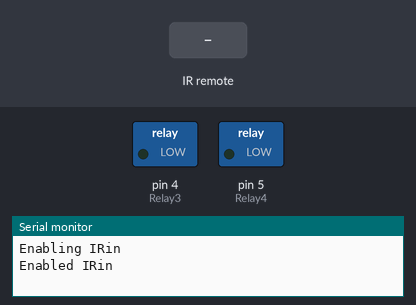
Simulated run of this sketch. Board: Arduino Uno, built with avr-gcc and run on an emulated ATmega328P. Shown: switched loads named in the sketch (green lamp = pin HIGH), the last lines printed to the serial monitor. The inputs (shaded band) are chosen by the test bench.

Above: at 1.2 s.
1.3 s: infrared code 0x6A68351E received
At 2.8 s:
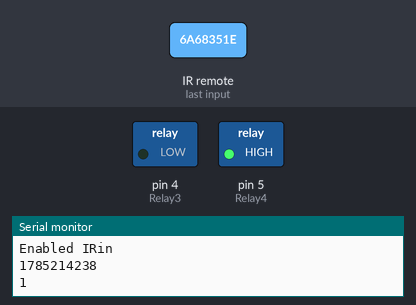
3.1 s: infrared code 0x6A68351E received
At 4.3 s:
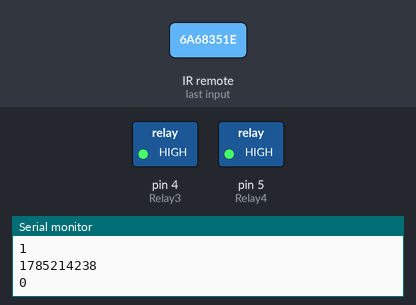
Timing chart, 0 to 6.1 s (numbered marks = the images above; inputs shaded):
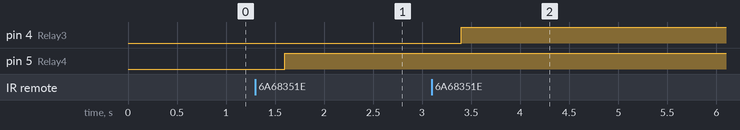

Measured:
- after the input at 1.3 s, pin 5 (Relay4): LOW → HIGH after 0.30 s
- after the input at 3.1 s, pin 4 (Relay3): LOW → HIGH after 0.30 s

The sketch:

IR_code.ino
```cpp
// (licence header left out)
#include <IRremote.h>
int Relay3 = 4;
int RECV_PIN = 13;
int Relay4 = 5;
long number;
int count3;
int count4;
IRrecv irrecv(RECV_PIN);

decode_results results;

void setup()
{
  Serial.begin(9600);
  // In case the interrupt driver crashes on setup, give a clue
  // to the user what's going on.
  Serial.println("Enabling IRin");
  irrecv.enableIRIn(); // Start the receiver
  Serial.println("Enabled IRin");
pinMode(Relay3,OUTPUT);
pinMode(Relay4,OUTPUT);
}
int relay3_count;
int relay4_count;

void loop() {
  //Serial.println(count);
  if (irrecv.decode(&results)) {
     (results.value, HEX);
   number= results.value, HEX;
    Serial.println(number);
//      Receive the next value
 delay(300);
irrecv.resume();

if(number==1785214238) {
  relay4_count++;
  count4=relay4_count%2;
 Serial.println(count4);
 }
 count4==0 ? digitalWrite(Relay3,HIGH):digitalWrite(Relay3,LOW);
 if(number==-1830824929) {
  relay3_count++;
  count3=relay3_count%2;
 Serial.println(count3);
 }
  count3==0 ? digitalWrite(Relay4,HIGH):digitalWrite(Relay4,LOW);


//if(count==1) digitalWrite(Relay4,HIGH);
//if(count==0) digitalWrite(Relay4,LOW);


  number=0;
  }


//
//if (number = 16){
//    count++;
//count=count%2;
//}
//if (count=1){
//    digitalWrite(Relay3,HIGH);
//    Serial.println("Relay 3 Off");
//  }
//  if (count==0){
//    digitalWrite(Relay3,LOW);
//    Serial.println("Relay 3 On");
//  }
//if (number == 2064){
//
//    digitalWrite(Relay3,LOW);
//    Serial.println("Relay 3 On");
//  }
//  if (number == 2064 && count==1){
//    digitalWrite(Relay3,LOW);
//    Serial.println("Relay 3 On");
//    }
}
```
